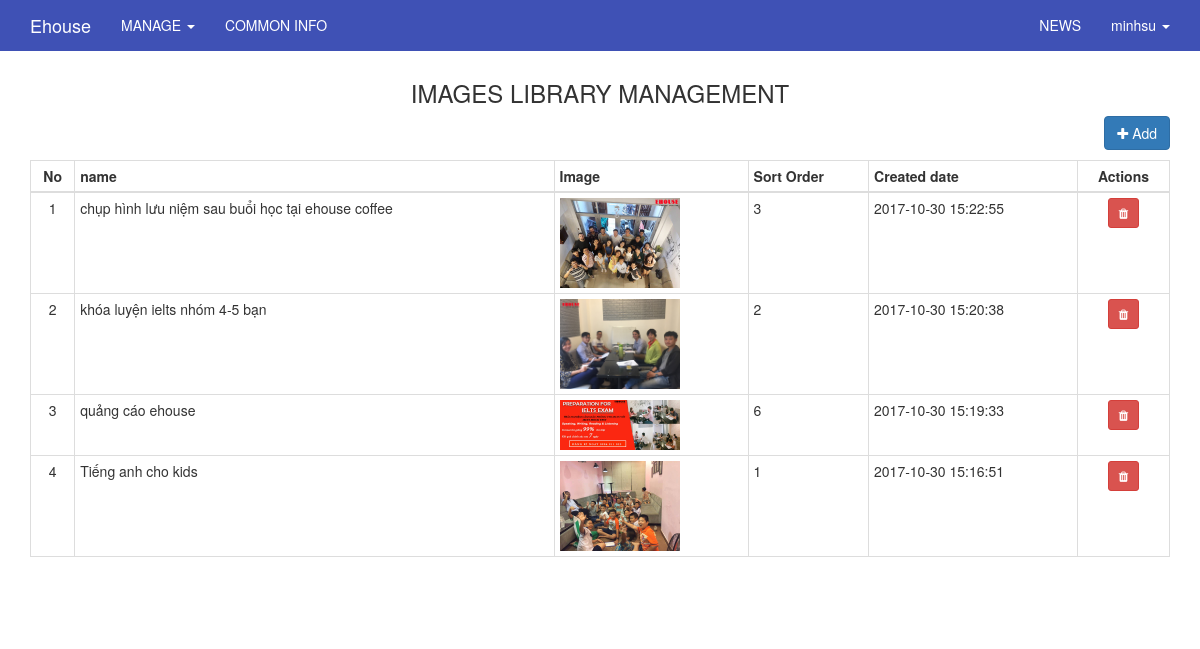
/index.php/admin/images_library (signed in), run on the app's committed database.
### tables this page shows
CREATE TABLE `users` (
  `id` int(11) UNSIGNED NOT NULL,
  `ip_address` varchar(15) NOT NULL,
  `username` varchar(100) NOT NULL,
  `password` varchar(255) NOT NULL,
  `salt` varchar(255) DEFAULT NULL,
  `email` varchar(100) NOT NULL,
  `activation_code` varchar(40) DEFAULT NULL,
  `forgotten_password_code` varchar(40) DEFAULT NULL,
  `forgotten_password_time` int(11) UNSIGNED DEFAULT NULL,
  `remember_code` varchar(40) DEFAULT NULL,
  `created_on` int(11) UNSIGNED NOT NULL,
  `last_login` int(11) UNSIGNED DEFAULT NULL,
  `active` tinyint(1) UNSIGNED DEFAULT NULL,
  `first_name` varchar(50) DEFAULT NULL,
  `last_name` varchar(50) DEFAULT NULL,
  `company` varchar(100) DEFAULT NULL,
  `birth_day` varchar(50) NOT NULL,
  `phone` varchar(20) DEFAULT NULL,
  `address` varchar(255) DEFAULT NULL,
  `profile` text,
  `modified_date` datetime DEFAULT NULL
);

CREATE TABLE `images` (
  `id` int(11) NOT NULL,
  `name` varchar(255) NOT NULL,
  `image` text NOT NULL,
  `image_link` varchar(255) NOT NULL,
  `sort` varchar(50) DEFAULT NULL,
  `description` varchar(255) DEFAULT NULL,
  `modified_date` datetime NOT NULL
);

### application/core/MY_Controller.php (called while the page is built, shortened)
<?php
class MY_Controller extends CI_Controller {
	protected function render($the_view = NULL, $template = 'master')
	{
		if($template == 'json' || $this->input->is_ajax_request())
		{
			header('Content-Type: application/json');
			echo json_encode($this->data);
		}
		else if(is_null($template))
		{
			$this->load->view($the_view, $this->data);
		}else
		{
			$this->data['the_view_content'] = (is_null($the_view)) ? '' : $this->load->view($the_view, $this->data, TRUE);
			$this->load->view('templates/' . $template . '_view', $this->data);
		}
	}
}
class Admin_Controller extends MY_Controller
{
	function __construct()
	{
		$current_user = $this->ion_auth->user()->row();
	}
	protected function render($the_view = NULL, $template = 'admin_master')
	{
		parent::render($the_view, $template);
	}
}

### application/controllers/admin/Images_library.php (called while the page is built, shortened)
<?php
class Images_library extends Admin_Controller
{
    function __construct()
    {
        parent::__construct();
    }
    public function index()
    {
        $this->data['items'] = $this->images_model->get_list();
        $this->render('admin/images_library/index_view');
    }
}

### index.php (called while the page is built, shortened)
<?php
require_once BASEPATH.'core/CodeIgniter.php';

### application/libraries/Session.php (called while the page is built, shortened)
<?php if ( ! defined('BASEPATH')) exit('No direct script access allowed');
class Session
{
    protected $sess_namespace = '';
    protected $store = array();
     private function initialize()
     {
        $prefs = array(
            'sess_cookie_name',
            'sess_expire_on_close',
            'sess_expiration',
            'sess_match_ip',
            'sess_match_useragent',
            'sess_time_to_update',
            'cookie_prefix',
            'cookie_path',
            'cookie_domain',
            'cookie_secure',
            'cookie_httponly'
        );
        if (isset($_SESSION[$this->sess_namespace]) ) {
            $this->store = $_SESSION[$this->sess_namespace];
        }
        $destroy = false;
        if (!$destroy) {
            return;
        }
    }
    public function userdata($value)
    {
        if (isset($this->store[$value])) {
            return $this->store[$value];
        } else {
            return false;
        }
    }
    public function set_userdata($data = array(), $value = '')
    {
        if (is_string($data)) {
            $data = array($data => $value);
        }
        foreach ($data as $key => $val) {
            $this->store[$key] = $val;
        }
    }
}

### application/models/Images_model.php (called while the page is built, shortened)
<?php
class Images_model extends MY_Model
{
    function __construct()
    {
        $this->table = 'images';
    }
}

### application/core/MY_Model.php (called while the page is built, shortened)
<?php if ( ! defined('BASEPATH')) exit('No direct script access allowed');
class MY_Model extends CI_Model {
    var $table = '';
    var $key = 'id';
    var $order = '';
    function get_list($input = array())
    {
        $query = $this->db->get($this->table);
        return $query->result();
    }
    protected function get_list_set_input($input = array())
    {
        if (isset($input['order'][0]) && isset($input['order'][1]))
        {
            $this->db->order_by($input['order'][0], $input['order'][1]);
        }
        else
        {
            $order = ($this->order == '') ? array($this->table.'.'.$this->key, 'desc') : $this->order;
            $this->db->order_by($order[0], $order[1]);
        }
    }
}
?>

### application/libraries/Ion_auth.php (called while the page is built, shortened)
<?php  if ( ! defined('BASEPATH')) exit('No direct script access allowed');
class Ion_auth
{
    public $_cache_user_in_group;
    public function __construct()
    {
        $this->_cache_user_in_group =& $this->ion_auth_model->_cache_user_in_group;
        $this->ion_auth_model->trigger_events('library_constructor');
    }
    public function __call($method, $arguments)
    {
        return call_user_func_array( array($this->ion_auth_model, $method), $arguments);
    }
    public function __get($var)
    {
        return get_instance()->$var;
    }
    public function logged_in()
    {
        $this->ion_auth_model->trigger_events('logged_in');
        return (bool) $this->session->userdata('identity');
    }
    public function in_group($check_group, $id=false, $check_all = false)
    {
        $this->ion_auth_model->trigger_events('in_group');
        $id || $id = $this->session->userdata('user_id');
        if (!is_array($check_group))
        {
            $check_group = array($check_group);
        }
        if (isset($this->_cache_user_in_group[$id]))
        {
            $groups_array = $this->_cache_user_in_group[$id];
        }
        else
        {
            $users_groups = $this->ion_auth_model->get_users_groups($id)->result();
            $groups_array = array();
            foreach ($users_groups as $group)
            {
                $groups_array[$group->id] = $group->name;
            }
            $this->_cache_user_in_group[$id] = $groups_array;
        }
        foreach ($check_group as $key => $value)
        {
            $groups = (is_string($value)) ? $groups_array : array_keys($groups_array);
            if (in_array($value, $groups) xor $check_all)
            {
                return !$check_all;
            }
        }
        return $check_all;
    }
}

### application/models/Ion_auth_model.php (called while the page is built, shortened)
<?php  if ( ! defined('BASEPATH')) exit('No direct script access allowed');
class Ion_auth_model extends CI_Model
{
    public $tables = array();
    public $_ion_where = array();
    public $_ion_select = array();
    public $_ion_limit = NULL;
    public $_ion_offset = NULL;
    public $_ion_order_by = NULL;
    public $_ion_order = NULL;
    protected $response = NULL;
    public function __construct()
    {
        $this->config->load('ion_auth', TRUE);
        $this->tables  = $this->config->item('tables', 'ion_auth');
    }
    public function limit($limit)
    {
        $this->_ion_limit = $limit;
        return $this;
    }
    public function where($where, $value = NULL)
    {
        if (!is_array($where))
        {
            $where = array($where => $value);
        }
        array_push($this->_ion_where, $where);
        return $this;
    }
    public function order_by($by, $order='desc')
    {
        $this->_ion_order_by = $by;
        $this->_ion_order    = $order;
        return $this;
    }
    public function row()
    {
        $row = $this->response->row();
        return $row;
    }
    public function users($groups = NULL)
    {
        if (isset($this->_ion_select) && !empty($this->_ion_select))
        {
            foreach ($this->_ion_select as $select)
            {
                $this->db->select($select);
            }
            $this->_ion_select = array();
        }
        else
        {
            $this->db->select(array(
                $this->tables['users'].'.*',
                $this->tables['users'].'.id as id',
                $this->tables['users'].'.id as user_id'
            ));
        }
        if (isset($this->_ion_where) && !empty($this->_ion_where))
        {
            foreach ($this->_ion_where as $where)
            {
                $this->db->where($where);
            }
            $this->_ion_where = array();
        }
        if (isset($this->_ion_limit) && isset($this->_ion_offset))
        {
            $this->db->limit($this->_ion_limit, $this->_ion_offset);
            $this->_ion_limit  = NULL;
            $this->_ion_offset = NULL;
        }
        else if (isset($this->_ion_limit))
        {
            $this->db->limit($this->_ion_limit);
            $this->_ion_limit  = NULL;
        }
        if (isset($this->_ion_order_by) && isset($this->_ion_order))
        {
            $this->db->order_by($this->_ion_order_by, $this->_ion_order);
            $this->_ion_order    = NULL;
            $this->_ion_order_by = NULL;
        }
        $this->response = $this->db->get($this->tables['users']);
        return $this;
    }
    public function user($id = NULL)
    {
        $id = isset($id) ? $id : $this->session->userdata('user_id');
        $this->users();
        return $this;
    }
}

### application/views/admin/images_library/index_view.php (the view, shortened to what this page needs)
<div class="container" style="margin-top:0px;">
    <div class="row">
        <div class="col-lg-12">
            <h3 class="text-center">IMAGES LIBRARY MANAGEMENT</h3>
        </div>
    </div>
    <div class="row">
        <div class="col-xs-12">
            <a href="<?php echo base_url('admin/images_library/create') ?>"><button class="btn btn-primary btn-md pull-right"><li class="fa fa-plus"></li> Add</button></a>
        </div>
    </div>
    <div class="row">
        <div class="col-lg-12" style="margin-top: 10px;">
            <?php
            echo '<table class="table table-hover table-bordered table-condensed">';
            echo '<thead>';
            echo '<tr>';
            echo '<th><div class="text-center">No</div></th>';
            echo '<th>name</th>';
            echo '<th>Image</th>';
            echo '<th>Sort Order</th>';
            echo '<th>Created date</th>';
            echo '<th><div style="text-align: center">Actions</div></th>';
            echo '</tr>';
            echo '</thead>';
            echo '<tbody>';
            if(!empty($items))
            {
                foreach($items as $key => $item)
                {
                    echo '<tr>';
                    echo '<td><div class="text-center">'.($key+1).'</div></td>';
                    echo '<td>'.$item->name.'</td>';
                    echo '<td><img src="'.base_url($item->image).'" style="width: 120px;"></td>';
                    echo '<td>'.$item->sort.'</td>';
                    echo '<td>'.$item->modified_date.'</td>'; ?>
                    <?php
                    echo '<td><div style="text-align: center;">';
                    echo '<a href="images_library/delete/'.$item->id.'" style="color:#fff" onclick="return confirm(\'Are you sure to delete ?\')"><button class="btn btn-sm btn-danger"><li class="fa fa-trash"></li></button></a>';
                    ?>
                    <?php
                    echo '</div></td>';
                    echo '</tr>';
                }
            }
            echo '</tbody>';
            echo '</table>';
            echo '<nav><ul class="pagination">';
            echo '</ul></nav>';
            ?>
        </div>
    </div>
</div>

### application/views/templates/_parts/admin_master_header_view.php (shortened to what this page needs)
    <!DOCTYPE html>
<html>
    <head>
    </head>
<body>
<?php
if($this->ion_auth->logged_in()) {
    ?>
    <nav class="navbar navbar-inverse navbar-fixed-top">
        <div class="container">
            <div class="navbar-header">
                <a class="navbar-brand"
                   href="<?php echo base_url(); ?>" target="_new"><?php echo 'Ehouse'?></a>
            </div>
            <div id="navbar" class="collapse navbar-collapse">
                <ul class="nav navbar-nav">
                    <li class="dropdown">
                        <a href="#" class="dropdown-toggle" data-toggle="dropdown" role="button" aria-expanded="false">MANAGE <span class="caret"></span></a>
                    </li>
                    <li><?php echo anchor('admin/website/index','COMMON INFO');?></li>
                </ul>
                <ul class="nav navbar-nav navbar-right">
                    <li><?php echo anchor('admin/news/index','NEWS');?></li>
                    <li class="dropdown">
                        <a href="#" class="dropdown-toggle" data-toggle="dropdown" role="button" aria-expanded="false"><?php echo $this->ion_auth->user()->row()->username;?> <span class="caret"></span></a>
                    </li>
                </ul>
            </div>
        </div>
    </nav>
<?php
}
?>

### public/css/admin.css (style rules this page uses)
.navbar-inverse { background-color: #3F51B5; border-color: #3F51B5; border-radius: inherit; }
.navbar-inverse .navbar-nav>li>a { color: white; }
.navbar-inverse .navbar-brand { color: white; }

### data on the page
users: id+username "minhsu"
images: name "chụp hình lưu niệm sau buổi học tại ehouse coffee", image (picture), sort "3", modified_date "2017-10-30 15:22:55"
images: name "khóa luyện ielts nhóm 4-5 bạn", image (picture), sort "2", modified_date "2017-10-30 15:20:38"
images: name "quảng cáo ehouse", image (picture), sort "6", modified_date "2017-10-30 15:19:33"
images: name "Tiếng anh cho kids", image (picture), sort "1", modified_date "2017-10-30 15:16:51"

### other printed values
anchor('admin/website/index','COMMON INFO') "COMMON INFO"
anchor('admin/news/index','NEWS') "NEWS"
